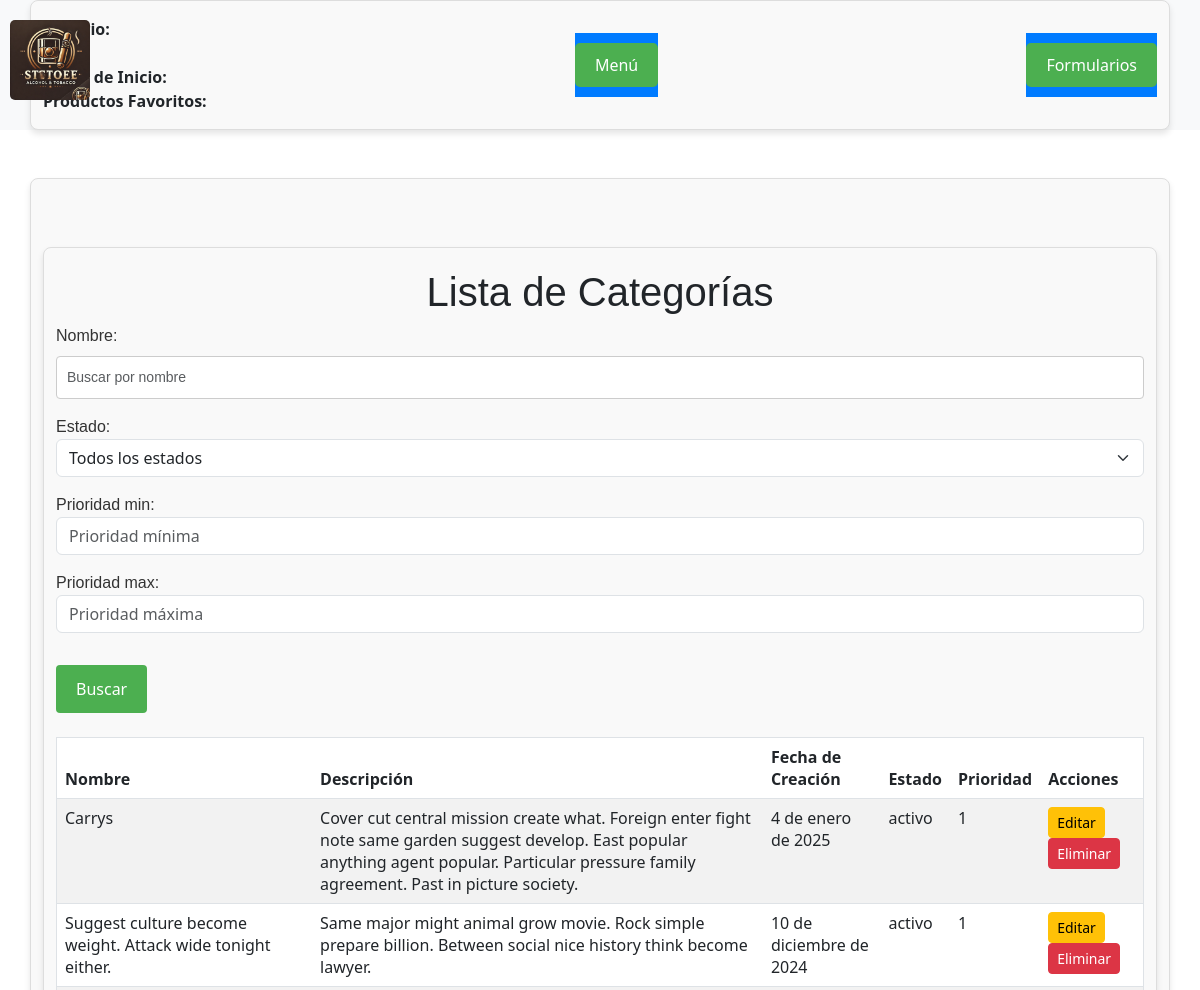
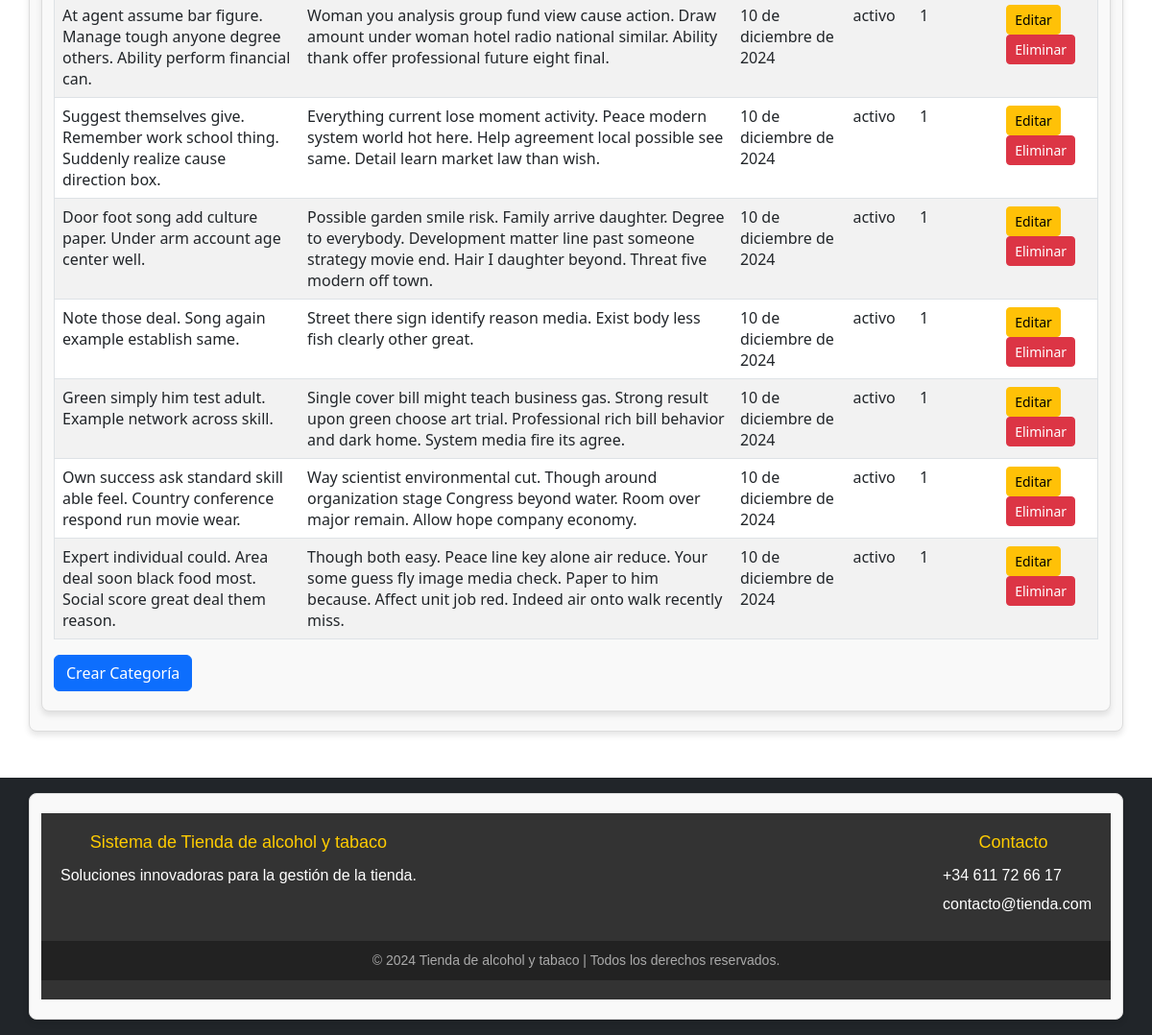
The page /categorias/leer_categorias/ on the database its author committed (2 pictures, top to bottom).
### tienda/models.py (models this page shows)
class Categoria(models.Model):
    nombre = models.CharField(max_length=100)
    descripcion = models.TextField(blank=True)
    fecha_creacion = models.DateField(default=timezone.now)
    estado = models.CharField(max_length=20, default='activo')
    prioridad = models.IntegerField(default=1)

### tienda/views.py (the view, shortened to what this page needs)
# urls.py: path('categorias/leer_categorias/', views.leer_categorias, name='leer_categorias'),
def leer_categorias(request):
    formulario = BusquedaAvanzadaCategoriaForm(request.GET or None)
    categorias = Categoria.objects.all()
    return render(request, 'formularios/leer_categorias.html', {
        'categorias': categorias,
        'formulario': formulario,  # Pasar el formulario al template
    })

### tienda/forms.py (shortened to what this page needs)
class BusquedaAvanzadaCategoriaForm(forms.Form):
    nombre = forms.CharField(
        required=False,
        widget=forms.TextInput(attrs={'class': 'form-control', 'placeholder': 'Buscar por nombre'})
    )
    estado = forms.ChoiceField(
        choices=[('', 'Todos los estados'), ('activo', 'Activo'), ('inactivo', 'Inactivo')],
        required=False,
        widget=forms.Select(attrs={'class': 'form-select'})
    )
    prioridad_min = forms.IntegerField(
        required=False,
        min_value=0,
        widget=forms.NumberInput(attrs={'class': 'form-control', 'placeholder': 'Prioridad mínima'})
    )
    prioridad_max = forms.IntegerField(
        required=False,
        min_value=0,
        widget=forms.NumberInput(attrs={'class': 'form-control', 'placeholder': 'Prioridad máxima'})
    )

### tienda/templates/formularios/leer_categorias.html (shortened to what this page needs)
{% extends 'principal.html' %}
{% block contenido %}
<div class="container mt-5">
    <h1>Lista de Categorías</h1>
    <form method="get" class="mb-4">
        {{ formulario.as_p }}
        <button type="submit" class="btn btn-primary mt-3">Buscar</button>
    </form>
    <table class="table table-striped">
        <thead>
            <tr>
                <th>Nombre</th>
                <th>Descripción</th>
                <th>Fecha de Creación</th>
                <th>Estado</th>
                <th>Prioridad</th>
                <th>Acciones</th>
            </tr>
        </thead>
        <tbody>
            {% for categoria in categorias %}
            <tr>
                <td>{{ categoria.nombre }}</td>
                <td>{{ categoria.descripcion }}</td>
                <td>{{ categoria.fecha_creacion }}</td>
                <td>{{ categoria.estado }}</td>
                <td>{{ categoria.prioridad }}</td>
                <td>
                    <a href="{% url 'editar_categoria' categoria.pk %}" class="btn btn-warning btn-sm">Editar</a>
                    <a href="{% url 'eliminar_categoria' categoria.pk %}" class="btn btn-danger btn-sm">Eliminar</a>
                </td>
            </tr>
            {% endfor %}
        </tbody>
    </table>
    <a href="{% url 'crear_categoria' %}" class="btn btn-primary">Crear Categoría</a>
</div>
{% endblock %}

### tienda/static/css/estilos.css (style rules this page uses)
body { font-family: Arial, sans-serif; background-color: #f4f4f4; color: #333; margin: 0; padding: 0; display: flex; flex-direction: column; }
html, body { height: 100%; margin: 0; }
.container { max-width: 800px; margin: 20px auto; padding: 20px; background: white; border-radius: 8px; box-shadow: 0 0 10px rgba(0, 0, 0, 0.1); }
h1, h2, h3 { text-align: center; color: #007bff; margin-bottom: 20px; }
table { width: 100%; border-collapse: collapse; margin-top: 20px; }
table, th, td { border: 1px solid #ddd; }
th { background-color: #007bff; color: white; text-align: left; }
th, td { padding: 10px; }
a, button { display: inline-block; text-decoration: none; background-color: #007bff; color: white; padding: 10px 15px; border-radius: 5px; transition: background-color 0.3s ease; text-align: center; }
input[type="text"], input[type="email"], textarea { width: 100%; padding: 10px; margin-bottom: 10px; border: 1px solid #ddd; border-radius: 4px; }
button { border: none; cursor: pointer; }

### tienda/static/css/formulario.css (style rules this page uses)
.container { max-width: 600px; margin: 0 auto; padding: 20px; border: 1px solid #ddd; border-radius: 8px; background-color: #f9f9f9; box-shadow: 0px 4px 6px rgba(0, 0, 0, 0.1); }
h1, label { font-family: Arial, sans-serif; color: #333; }
input[type="text"], input[type="email"], input[type="password"], select, textarea { width: 100%; padding: 10px; margin: 8px 0 16px 0; display: block; border: 1px solid #ccc; border-radius: 4px; font-size: 14px; font-family: Arial, sans-serif; box-sizing: border-box; }
button[type="submit"] { background-color: #4CAF50; color: white; border: none; padding: 12px 20px; text-align: center; font-size: 16px; border-radius: 4px; cursor: pointer; margin-top: 10px; }

### rows shown on the page
Categoria: nombre "Carrys", descripcion "Cover cut central mission create what. Foreign enter fight note same garden suggest develop. East popular anything agent popular. Particular pressure family agreement. Past in picture society.", fecha_creacion "4 de enero de 2025", estado "activo", prioridad "1"
Categoria: nombre "Suggest culture become weight. Attack wide tonight either.", descripcion "Same major might animal grow movie. Rock simple prepare billion. Between social nice history think become lawyer.", fecha_creacion "10 de diciembre de 2024", estado "activo", prioridad "1"
Categoria: nombre "At agent assume bar figure. Manage tough anyone degree others. Ability perform financial can.", descripcion "Woman you analysis group fund view cause action. Draw amount under woman hotel radio national similar. Ability thank offer professional future eight final.", fecha_creacion "10 de diciembre de 2024", estado "activo", prioridad "1"
Categoria: nombre "Suggest themselves give. Remember work school thing. Suddenly realize cause direction box.", descripcion "Everything current lose moment activity. Peace modern system world hot here. Help agreement local possible see same. Detail learn market law than wish.", fecha_creacion "10 de diciembre de 2024", estado "activo", prioridad "1"
Categoria: nombre "Door foot song add culture paper. Under arm account age center well.", descripcion "Possible garden smile risk. Family arrive daughter. Degree to everybody. Development matter line past someone strategy movie end. Hair I daughter beyond. Threat five modern off town.", fecha_creacion "10 de diciembre de 2024", estado "activo", prioridad "1"
Categoria: nombre "Note those deal. Song again example establish same.", descripcion "Street there sign identify reason media. Exist body less fish clearly other great.", fecha_creacion "10 de diciembre de 2024", estado "activo", prioridad "1"
Categoria: nombre "Green simply him test adult. Example network across skill.", descripcion "Single cover bill might teach business gas. Strong result upon green choose art trial. Professional rich bill behavior and dark home. System media fire its agree.", fecha_creacion "10 de diciembre de 2024", estado "activo", prioridad "1"
Categoria: nombre "Own success ask standard skill able feel. Country conference respond run movie wear.", descripcion "Way scientist environmental cut. Though around organization stage Congress beyond water. Room over major remain. Allow hope company economy.", fecha_creacion "10 de diciembre de 2024", estado "activo", prioridad "1"
Categoria: nombre "Expert individual could. Area deal soon black food most. Social score great deal them reason.", descripcion "Though both easy. Peace line key alone air reduce. Your some guess fly image media check. Paper to him because. Affect unit job red. Indeed air onto walk recently miss.", fecha_creacion "10 de diciembre de 2024", estado "activo", prioridad "1"
